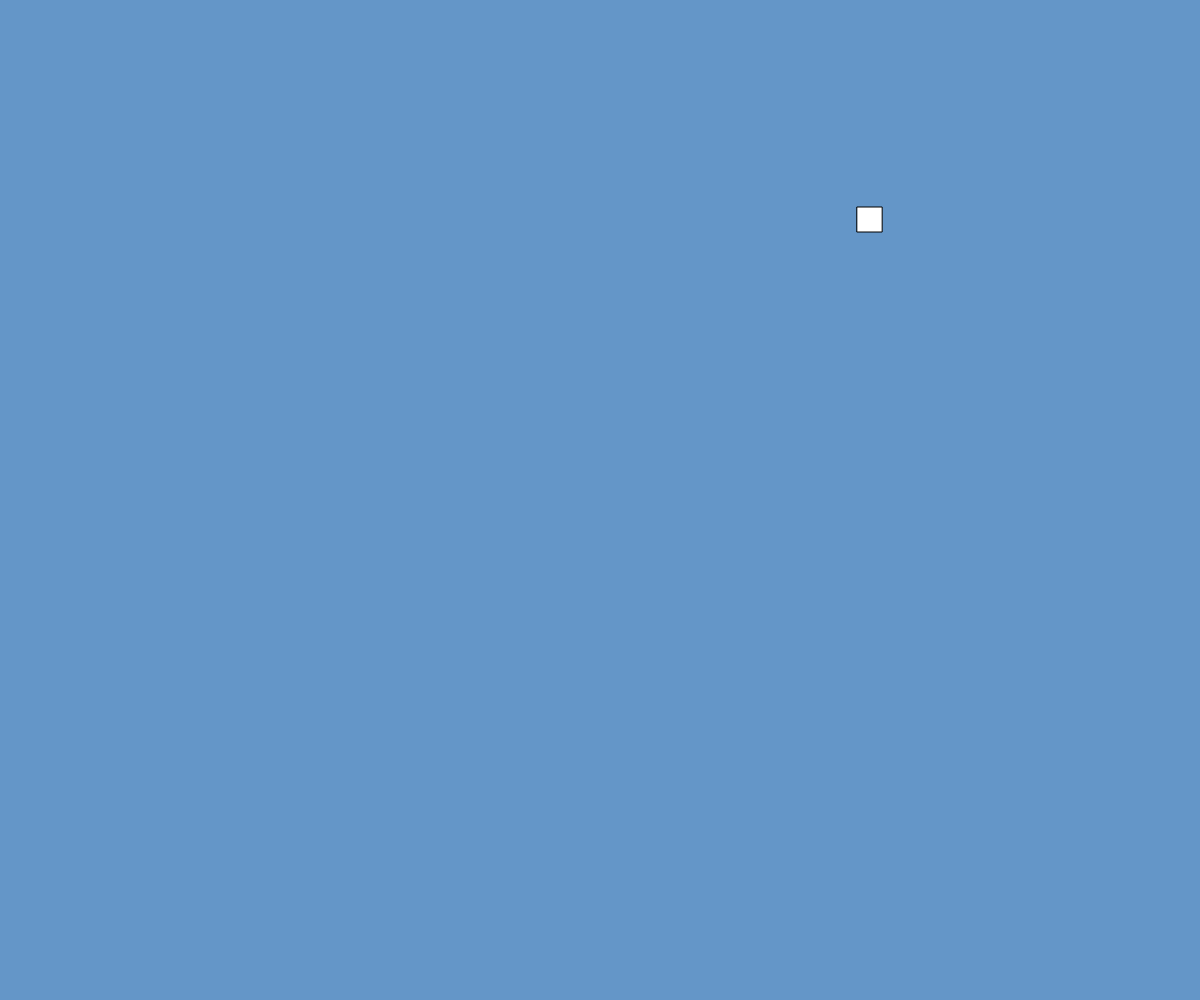
Frame 1 (no input)
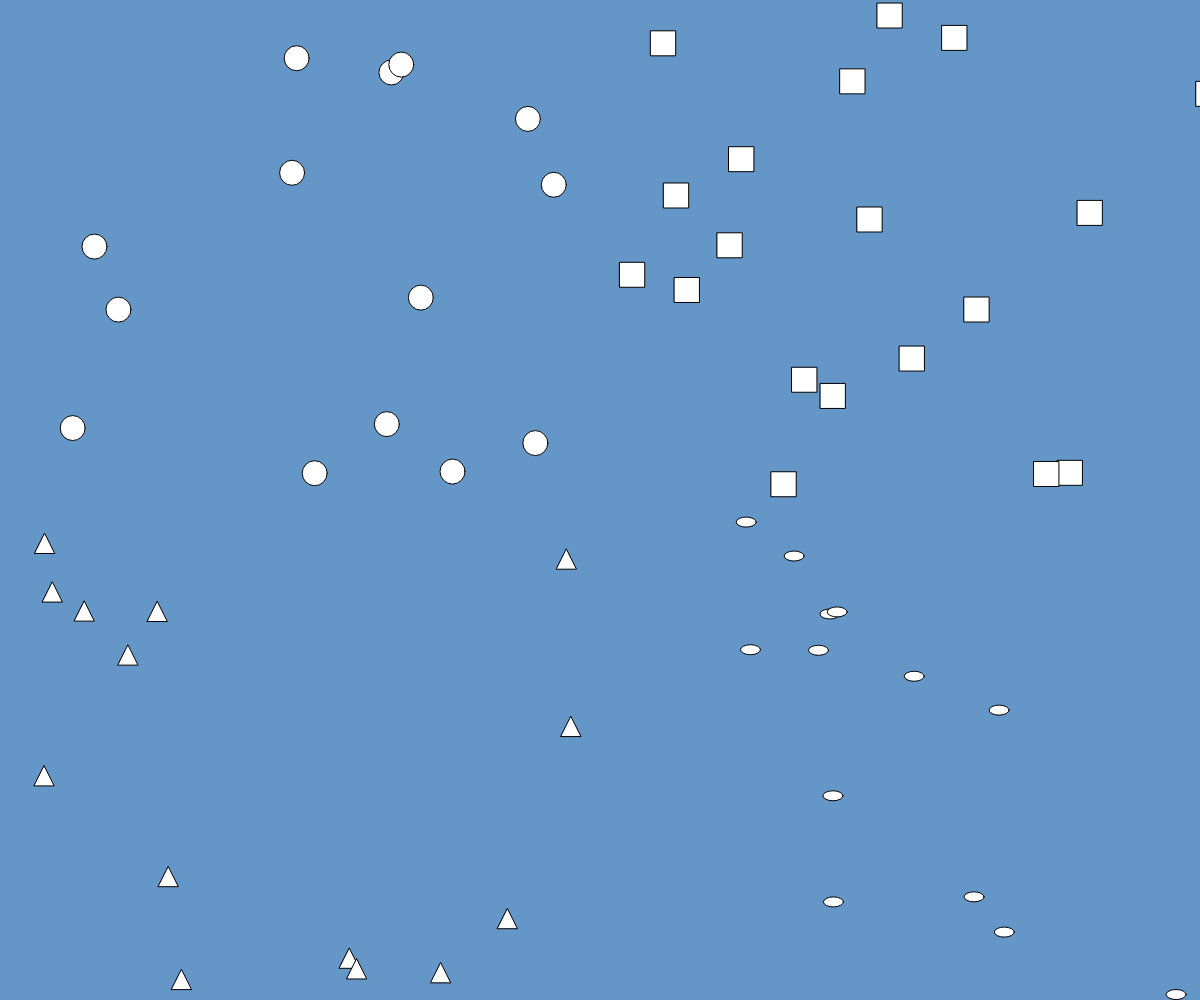
Frame 60 (no input)
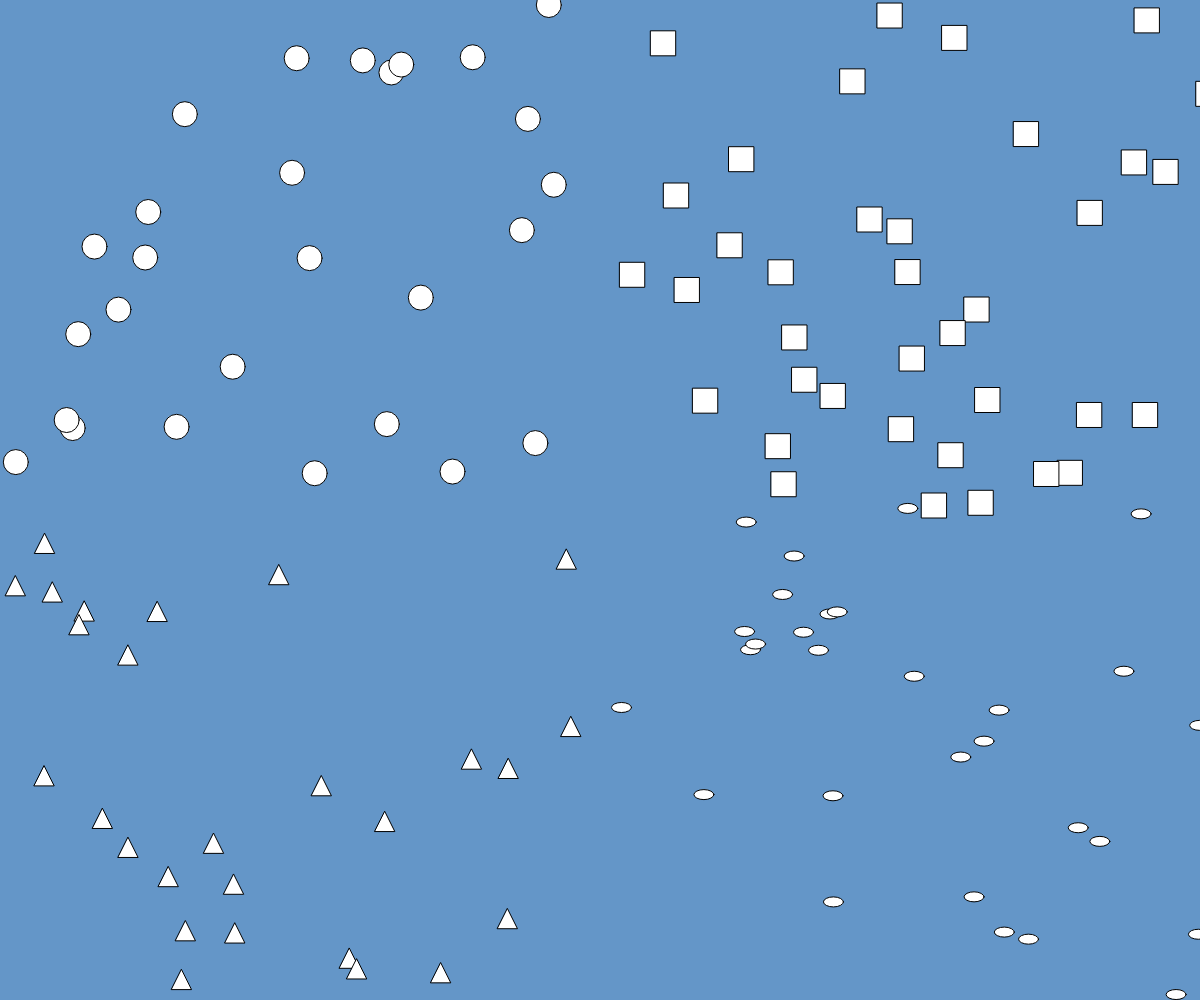
Frame 120 (the mouse pressed at the canvas centre since frame 60)

The p5.js sketch that drew these frames (run headless with seeded random() and noise() and a simulated clock; from frame 60 on, the mouse is pressed at the canvas centre):

// p5.js sketch
// ── sketch.js
let x = 0;
let y = 0;

function setup() {
  // put setup code here
  createCanvas(windowWidth, windowHeight);
  background(100,150,200);
}

function draw() {
  // put drawing code here

  x = random(0,width);
  y = random(0,height);

  if(x < width/2 && y < height/2){
    circle(x,y,25);
  }
  else if(x < width/2 && y > height/2){
    triangle(x,y,x+20,y,x+10,y-20);
  }
  else if(x > width/2 && y > height/2){
    ellipse(x,y,20,10);
  }
  else{
    rect(x,y,25,25);
  }
}
